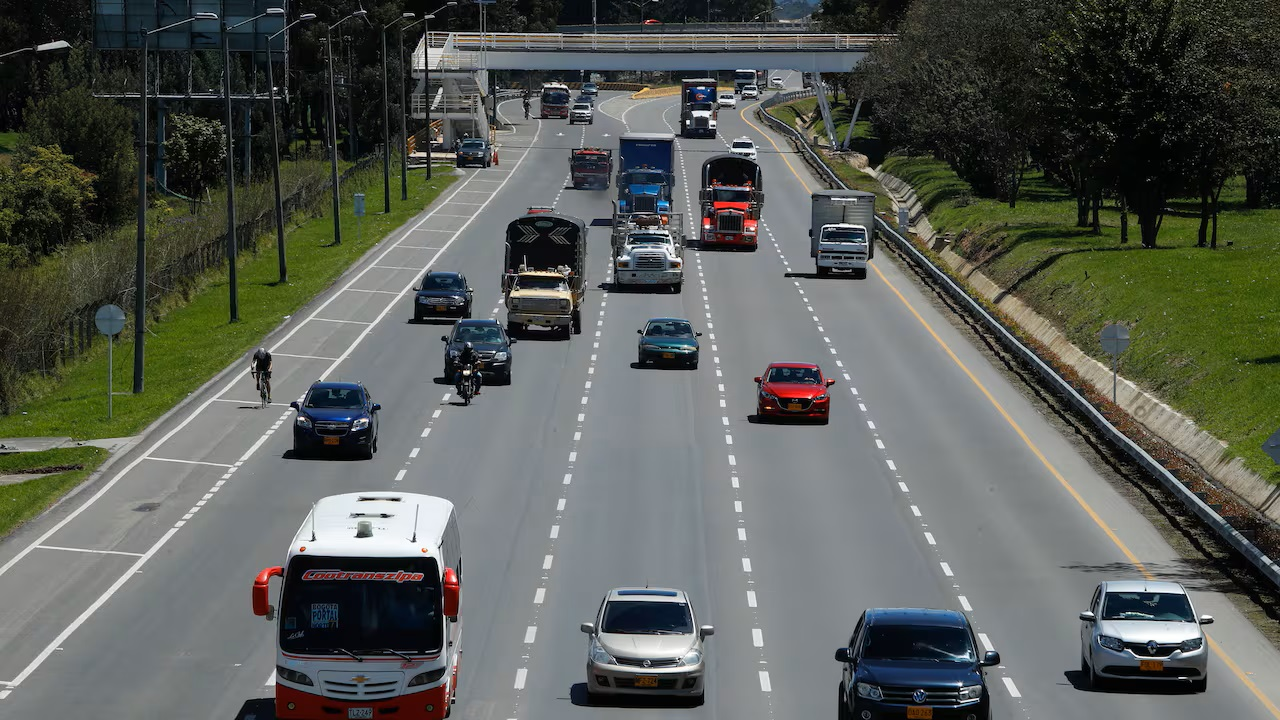
#> input picture car.jpg, 1280 x 720 px
$ python app.py
#> lines starting #> are read from the running program, lines starting #| are printed output that depends on the picture; after the words box and inside, x2 and y2 are one past the last pixel; in counts of white or black regions, pixels touching at a corner belong together
import cv2

image = cv2.imread('car.jpg')
#> image is the input picture: shape (720, 1280, 3); mean B, G, R 86.8, 92.8, 89
carros = cv2.CascadeClassifier('cars.xml')
gray = cv2.cvtColor(image, cv2.COLOR_BGR2GRAY)
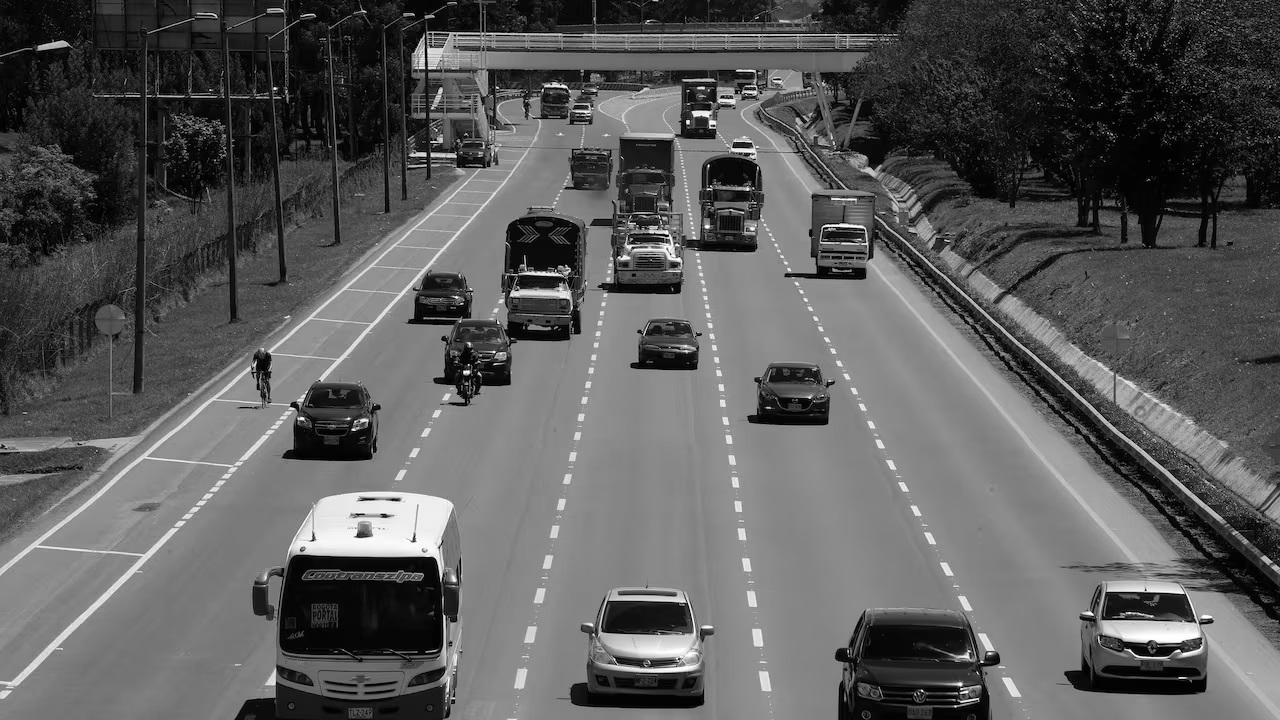
#> gray: shape (720, 1280); min 0, max 255, mean 91

cars = carros.detectMultiScale(gray,1.1,1)
#> cars = 28 rows, first 6: [425, 32, 23, 23], [927, 684, 22, 22], [733, 78, 31, 31], [822, 170, 29, 29], [341, 506, 46, 46], [536, 20, 50, 50]

for (x,y,w,h) in cars:
  cv2.rectangle(image, (x,y), (x+w,y+h), (0,255,0) , 2)
#> this loop made 28 passes
#> (x, y, w, h) on passes 1 to 12: (425, 32, 23, 23), (927, 684, 22, 22), (733, 78, 31, 31), (822, 170, 29, 29), (341, 506, 46, 46), (536, 20, 50, 50), (554, 18, 51, 51), (577, 20, 50, 50), (666, 21, 47, 47), (678, 66, 50, 50), (44, 502, 47, 47), (528, 68, 54, 54)
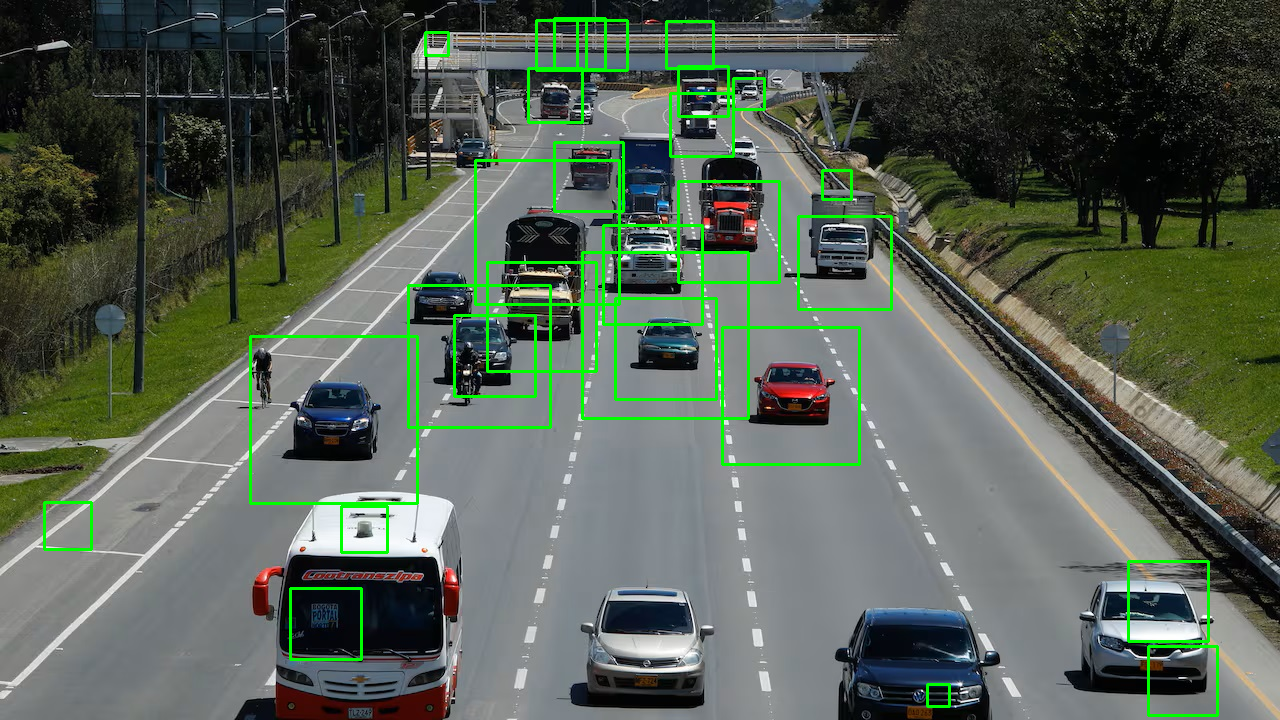
#> image: shape (720, 1280, 3); 2.76% of pixels changed, all inside (x1, y1, x2, y2) = (43, 17, 1219, 717)

cv2.imshow("autos detectados ",image)
cv2.waitKey(0)
cv2.destroyAllWindows()
